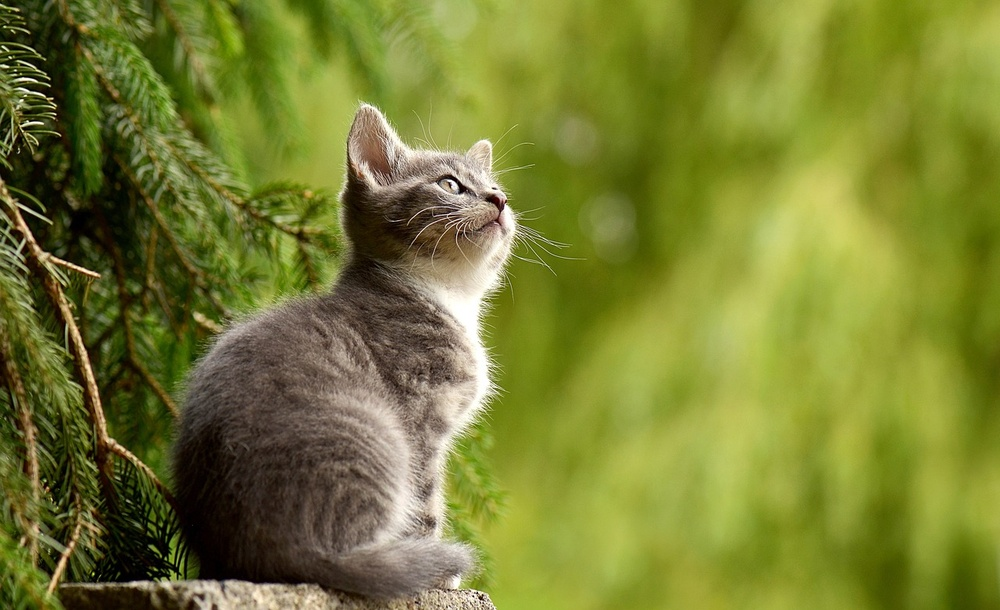
#> input picture kucing.jpg, 1000 x 610 px, shrunk from 1280 x 781 before the run
$ python 'Latihan 4.py'
#> lines starting #> are read from the running program, lines starting #| are printed output that depends on the picture; after the words box and inside, x2 and y2 are one past the last pixel; in counts of white or black regions, pixels touching at a corner belong together
import cv2
import numpy as np
import matplotlib.pyplot as plt

img = cv2.imread('kucing.jpg', 0)
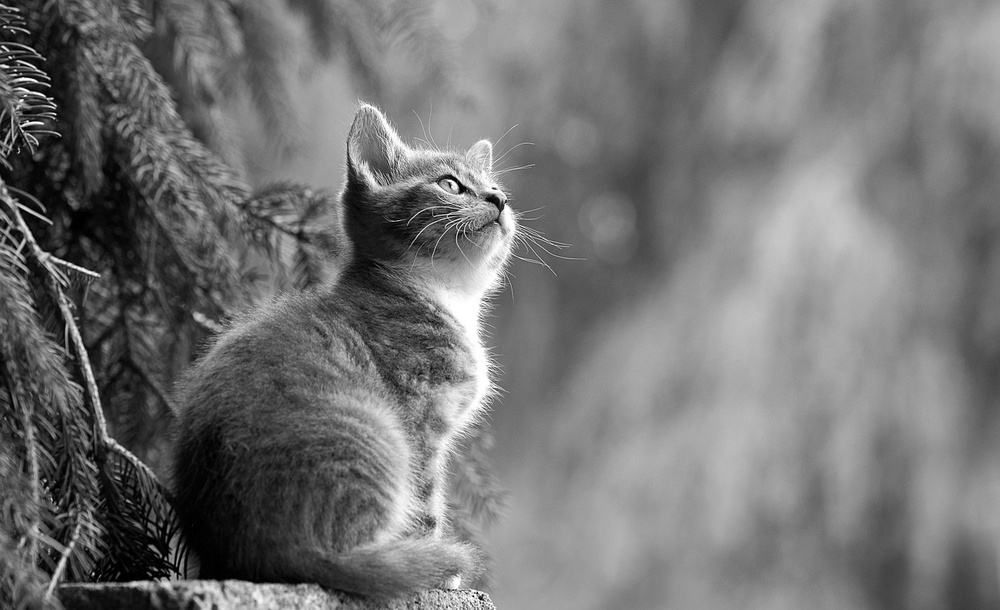
#> img: shape (610, 1000); min 0, max 255, mean 115.2
edges = cv2.Canny(img, 100, 200)
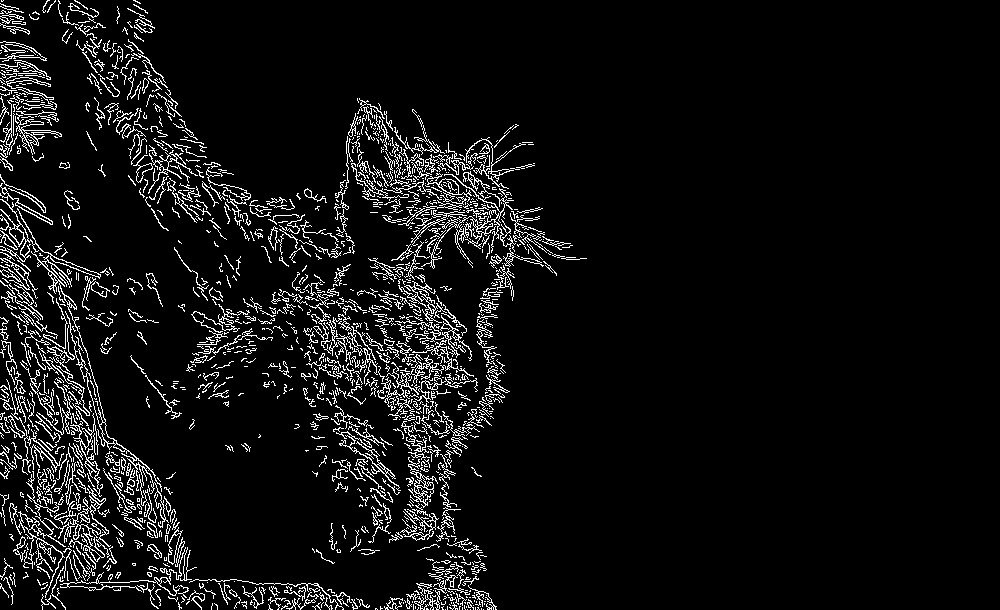
#> edges: shape (610, 1000); 6.6% white in thin lines or dots, all inside (x1, y1, x2, y2) = (0, 0, 587, 610)
plt.rcParams["figure.figsize"] = (15, 7.5)
plt.subplot(121)
plt.imshow(img, cmap='gray')
plt.title('Original Image')
plt.xticks([]), plt.yticks([])
plt.subplot(122)
plt.imshow(edges, cmap='gray')
plt.title('Edge Image')
plt.xticks([]), plt.yticks([])
plt.show()
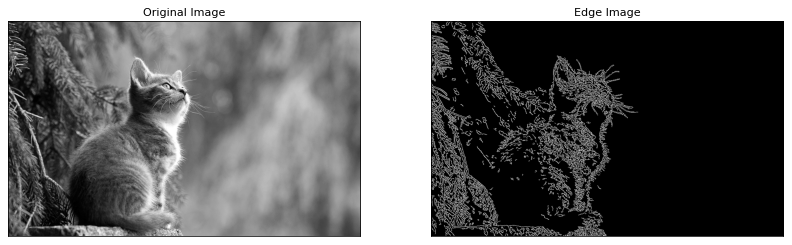
#> figure drawn by matplotlib, 2 panels
